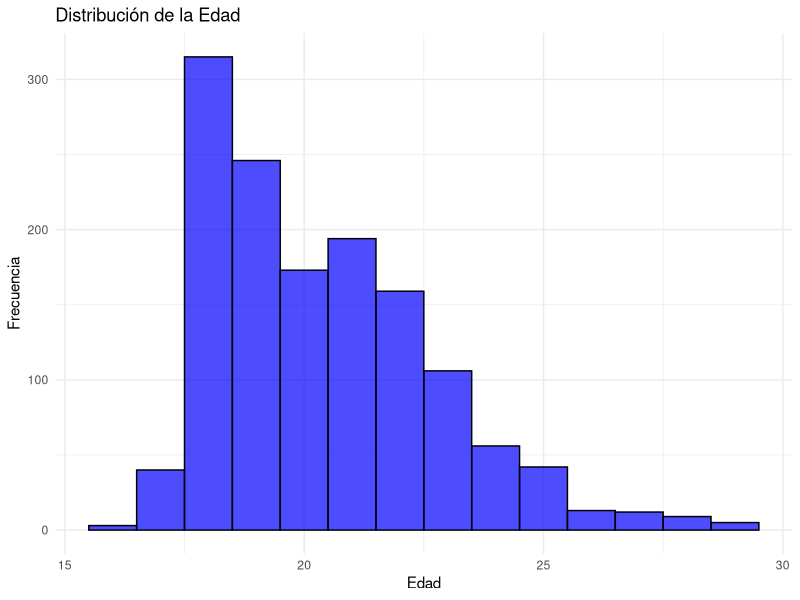
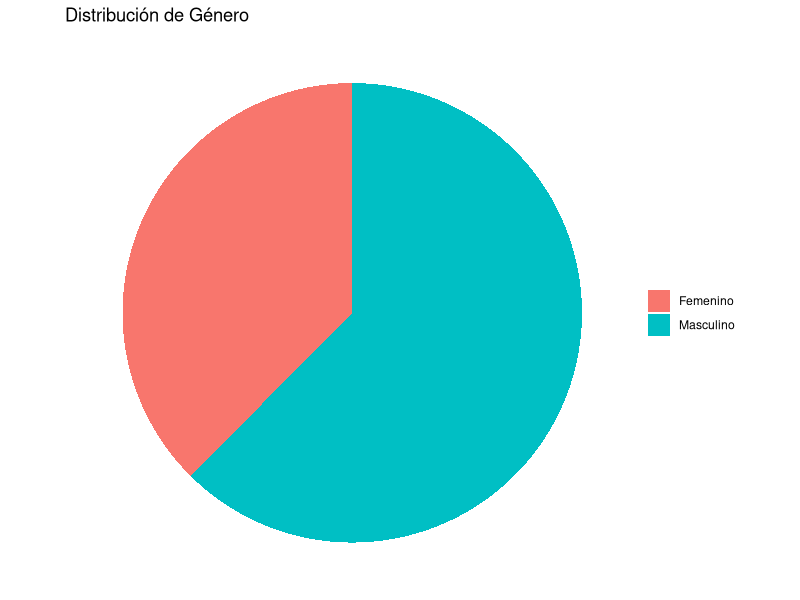
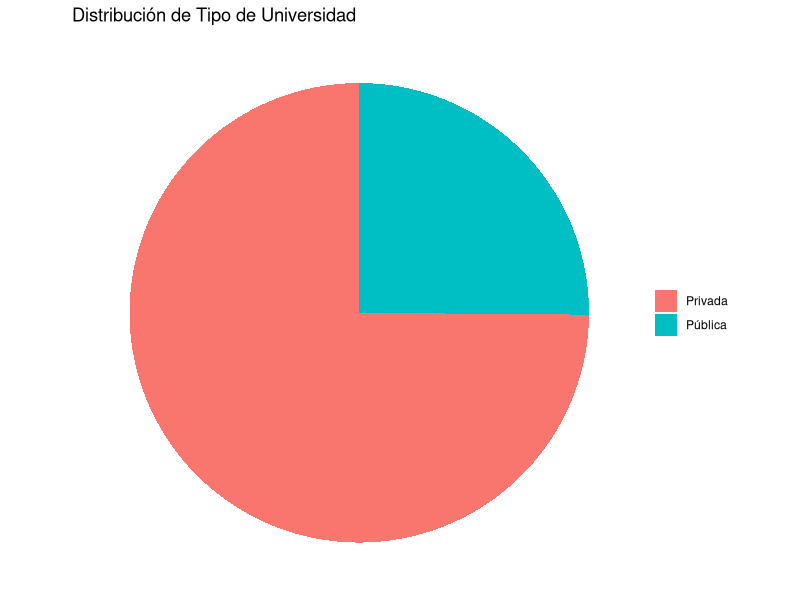
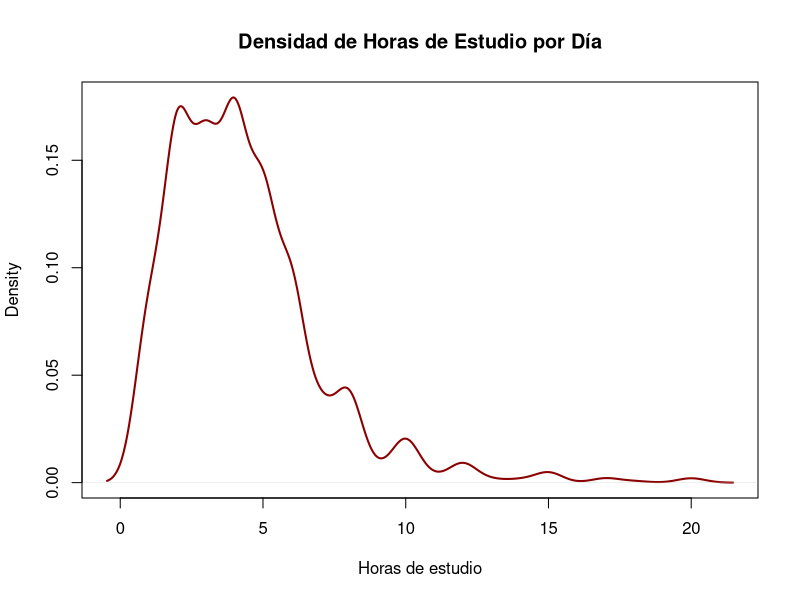
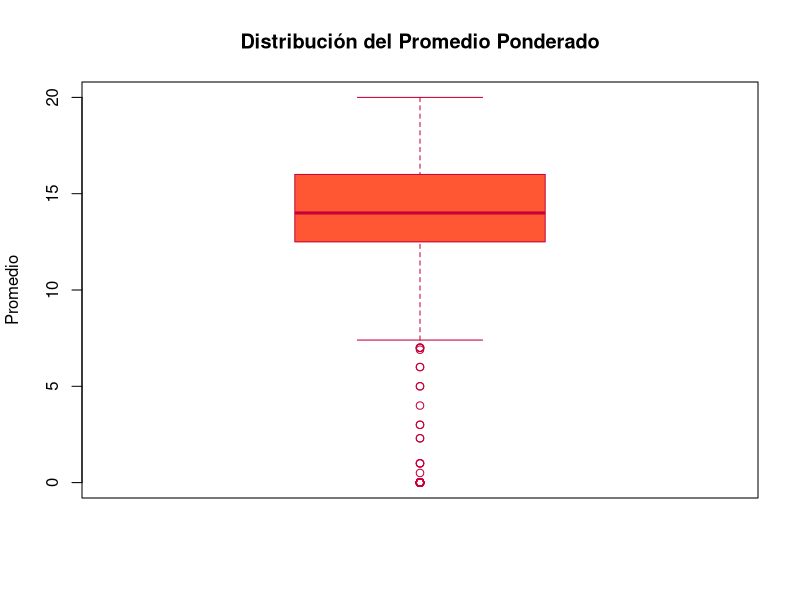
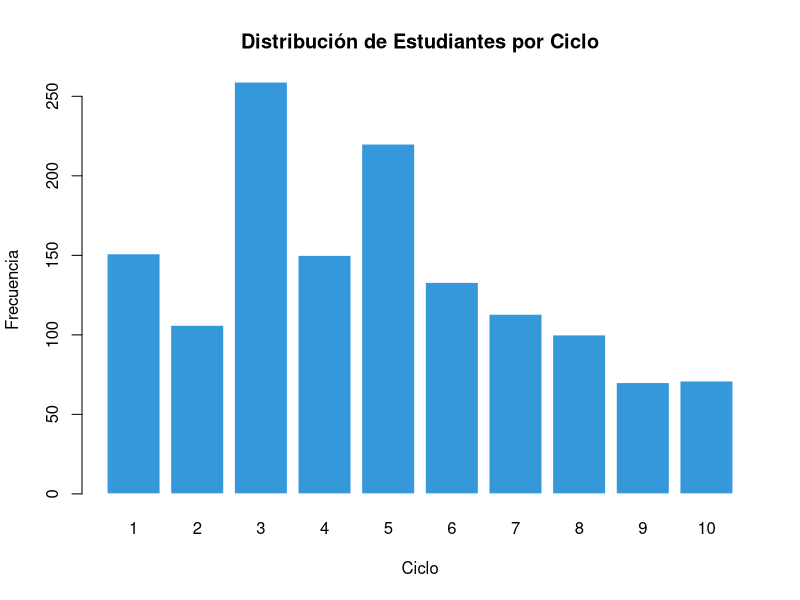
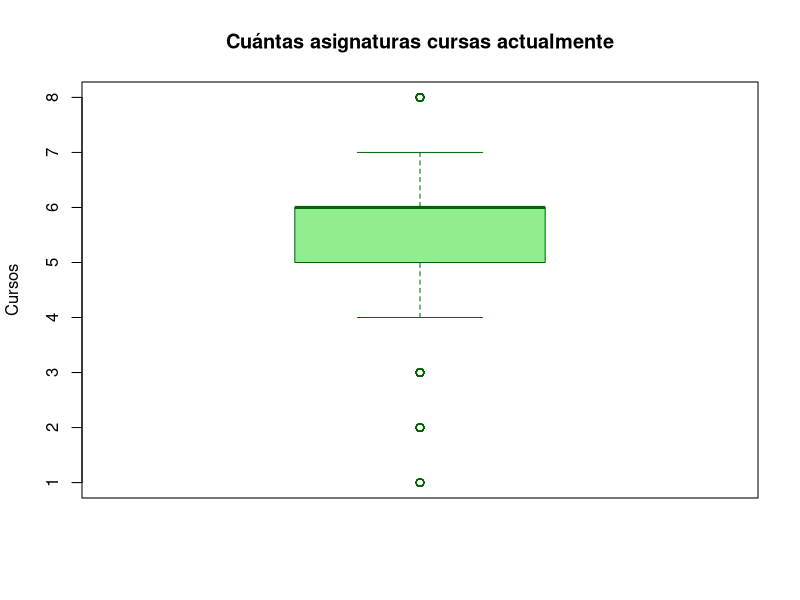
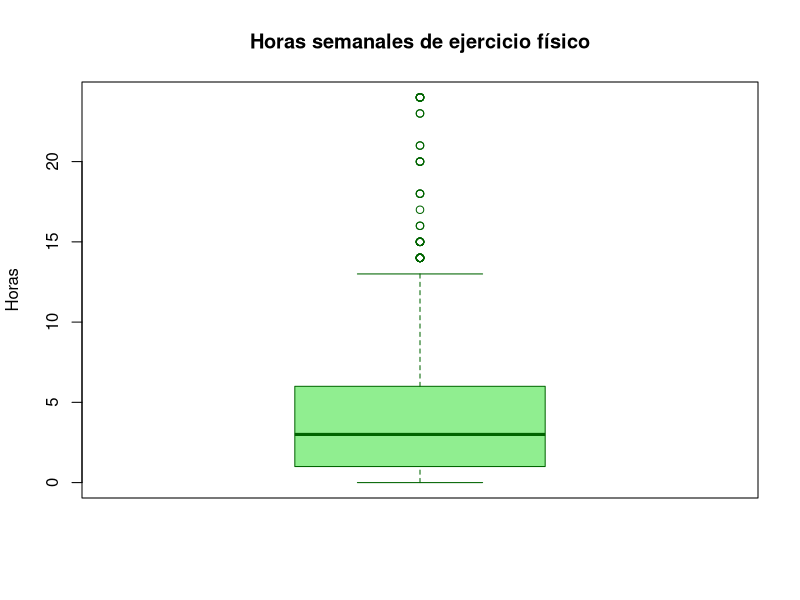

The R script that drew these images, in order:
## ---- chunk 1
library(readr)
library(ggplot2)
## ---- chunk 2
DF_1 <- read_csv("Estudiantes.csv", col_types = cols(.default = "c"))
DF_2 <- DF_1  # Backup
## ---- chunk 3
DF_1 <- DF_1[, colSums(is.na(DF_1)) < nrow(DF_1)]
DF_1 <- DF_1[, colMeans(is.na(DF_1)) < 0.5]
DF_1 <- DF_1[rowSums(is.na(DF_1)) != ncol(DF_1), ]
DF_1 <- DF_1[!duplicated(DF_1), ]
DF_1 <- DF_1[, -(1:3)]
## ---- chunk 4
DF_1[[1]] <- as.integer(DF_1[[1]])
DF_1 <- DF_1[DF_1[[1]] >= 16 & DF_1[[1]] <= 29, ]
names(DF_1)[1] <- "edad"

# Histograma
ggplot(DF_1, aes(x = edad)) +
  geom_histogram(binwidth = 1, fill = "blue", color = "black", alpha = 0.7) +
  labs(title = "Distribución de la Edad", x = "Edad", y = "Frecuencia") +
  theme_minimal()
## ---- chunk 5
library(ggplot2)

# Filtrar los datos para que solo incluyan "Masculino" y "Femenino"
DF_1 <- DF_1[DF_1[[2]] %in% c("Masculino", "Femenino"), ]
names(DF_1)[2] <- "sexo"

# Crear gráfico de torta
ggplot(DF_1, aes(x = "", fill = sexo)) +
  geom_bar(width = 1, stat = "count") +
  coord_polar("y") +
  labs(title = "Distribución de Género") +
  theme_void() +
  theme(legend.title = element_blank())  # Opcional, para quitar el título de la leyenda

## ---- chunk 6

# Filtrar los datos para que solo incluyan "Privada" y "Pública"
DF_1 <- DF_1[DF_1[[3]] %in% c("Privada", "Pública"), ]
names(DF_1)[3] <- "tipo_universidad"

# Crear gráfico de torta para "tipo_universidad"
ggplot(DF_1, aes(x = "", fill = tipo_universidad)) +
  geom_bar(width = 1, stat = "count") +
  coord_polar("y") +
  labs(title = "Distribución de Tipo de Universidad") +
  theme_void() +
  theme(legend.title = element_blank())  # Opcional, para quitar el título de la leyenda

## ---- chunk 7
# Suprimir salidas intermedias
invisible(table(DF_1[[4]], useNA = "ifany"))
invisible(unique(DF_1[[4]][!grepl("^\\d+$", DF_1[[4]])]))

# Limpieza y conversión
DF_1[[4]] <- as.character(DF_1[[4]])
DF_1[[4]][!grepl("^\\d+$", DF_1[[4]])] <- NA
DF_1[[4]] <- as.integer(DF_1[[4]])
DF_1[[4]][DF_1[[4]] > 20] <- NA
names(DF_1)[4] <- "prom_estudio_dia"

# Solo el gráfico como salida
plot(density(DF_1$prom_estudio_dia, na.rm = TRUE),
     main = "Densidad de Horas de Estudio por Día",
     xlab = "Horas de estudio", col = "darkred", lwd = 2)



## ---- chunk 8
# Suprimir advertencias y salidas no deseadas
DF_1[[6]] <- as.character(DF_1[[6]])
DF_1[[6]][!grepl("^\\d+(\\.\\d+)?$", DF_1[[6]])] <- NA
DF_1[[6]] <- round(as.double(DF_1[[6]]), 2)
names(DF_1)[6] <- "prom_ciclo_pasado"

# Solo mostrar el gráfico
boxplot(DF_1$prom_ciclo_pasado,
        main = "Distribución del Promedio Ponderado",
        ylab = "Promedio",
        col = "#FF5733",
        border = "#C70039")

## ---- chunk 9
DF_1[[7]] <- as.numeric(as.character(DF_1[[7]]))
DF_1[[7]] <- round(DF_1[[7]])
DF_1[[7]] <- as.integer(DF_1[[7]])
DF_1 <- DF_1[DF_1[[7]] %in% 1:10, ]
names(DF_1)[7] <- "ciclo"
barplot(table(DF_1$ciclo),
        main = "Distribución de Estudiantes por Ciclo",
        xlab = "Ciclo",
        ylab = "Frecuencia",
        col = "#3498DB",
        border = "white")

## ---- chunk 10
# Definimos los rangos válidos
rangos_validos <- c("0 horas (no lo uso)", "Entre 1-3 horas", "Entre 3-6 horas", "Entre 6-9 horas", "Entre 9-12 horas")

# Whatsapp
DF_1[[5]][!DF_1[[5]] %in% rangos_validos] <- NA
names(DF_1)[5] <- "prom_dia_whatsapp"

# Instagram
DF_1[[26]][!DF_1[[26]] %in% rangos_validos] <- NA
names(DF_1)[26] <- "prom_dia_instagram"

# TikTok
DF_1[[27]][!DF_1[[27]] %in% rangos_validos] <- NA
names(DF_1)[27] <- "prom_dia_tiktok"

# LinkedIn
DF_1[[28]][!DF_1[[28]] %in% rangos_validos] <- NA
names(DF_1)[28] <- "prom_dia_linkedin"

# X
DF_1[[29]][!DF_1[[29]] %in% rangos_validos] <- NA
names(DF_1)[29] <- "prom_dia_x"


## ---- chunk 11
DF_1[[8]] <- as.integer(DF_1[[8]])
boxplot(DF_1[[8]],
        main = "Cuántas asignaturas cursas actualmente",
        ylab = "Cursos",
        col = "lightgreen",
        border = "darkgreen")
names(DF_1)[8] <- "total_cursos_actuales"

## ---- chunk 12
DF_1[!(DF_1[[9]] %in% c("Arte", "Deportes", "Música", "Voluntariado", "Club Académico", "No participo en ninguna")), ]
## ---- chunk 13
names(DF_1)[9] <- "actividad_extracurricular_actual"

## ---- chunk 14
DF_1[[10]] <- as.integer(DF_1[[10]])
## ---- chunk 15
boxplot(DF_1[[10]],
        main = "Horas semanales de ejercicio físico",
        ylab = "Horas",
        col = "lightgreen",
        border = "darkgreen")
names(DF_1)[10] <- "horas_ejercicio_semanal"

## ---- chunk 16
DF_1[[11]] <- as.integer(DF_1[[11]])
## ---- chunk 17
boxplot(DF_1[[11]],
        main = "Cuántas horas duermes aproximadamente por noche",
        ylab = "Horas",
        col = "lightgreen",
        border = "darkgreen")
names(DF_1)[11] <- "horas_sueño_xnoche"

## ---- chunk 18
DF_1[!(DF_1[[12]] %in% c("Whatsapp", "Instagram", "Tiktok", "Facebook / meta", 
                        "X (Twitter)", "Linkedin", "Telegram", "Discord", "Otro")), ]
## ---- chunk 19
names(DF_1)[12] <- "red_mas_usada"

## ---- chunk 20
DF_1[[13]] <- as.integer(DF_1[[13]])
## ---- chunk 21
boxplot(DF_1[[13]],
        main = "Boxplot del tiempo sin revisar redes sociales",
        ylab = "Horas",
        col = "skyblue",        
        border = "navy",        
        boxcol = "darkblue",    
        whiskcol = "gray40",    
        staplecol = "gray40",   
        medcol = "red") 
names(DF_1)[13] <- "tiempo_max_sin_redes_dia"

## ---- chunk 22
DF_1[[14]] <- as.integer(DF_1[[14]])
## ---- chunk 23
DF_1[DF_1[[14]] > 100, ]
DF_1[[14]][DF_1[[14]] > 100] <- NA
## ---- chunk 24
boxplot(DF_1[[14]],
        main = "Cuántas veces al día aproximadamente revisas tu teléfono por notificaciones de redes sociales mientras estudias",
        ylab = "Veces por día",
        col = "skyblue",      
        border = "steelblue", 
        boxcol = "blue4",    
        whiskcol = "gray40",  
        staplecol = "gray40", 
        medcol = "red")       
## ---- chunk 25
names(DF_1)[14] <- "notificaciones_estudio_diario"

## ---- chunk 26
DF_1[[15]] <- as.integer(DF_1[[15]])
## ---- chunk 27
boxplot(DF_1[[15]],
        main = "Cuántos días a la semana sueles usar redes sociales antes de dormir",
        ylab = "dias",
        col = "skyblue",      
        border = "steelblue", 
        boxcol = "blue4",    
        whiskcol = "gray40",  
        staplecol = "gray40", 
        medcol = "red")
## ---- chunk 28
names(DF_1)[15] <- "dias_redes_antes_de_dormir"

## ---- chunk 29
DF_1[!DF_1[[16]] %in% c("Entretenimiento (ver videos, seguir deportes, escuchar música)", 
                          "Información (noticias , actualidad)", 
                          "Educación (contenido académico)", 
                          "Socializar"), ]
## ---- chunk 30
DF_1[[16]][!DF_1[[16]] %in% c("Entretenimiento (ver videos, seguir deportes, escuchar música)", 
                               "Información (noticias , actualidad)", 
                               "Educación (contenido académico)", 
                               "Socializar")] <- NA

## ---- chunk 31
names(DF_1)[16] <- "tipo_contenido_redes_sociales"

## ---- chunk 32
DF_1[[17]] <- as.integer(DF_1[[17]])
## ---- chunk 33
boxplot(DF_1[[17]],
        main = "Que tan satisfecho estás con tu interacción social presencial con amigos o compañeros en tu centro de estudio y/o trabajo",
        ylab = "satisfaccion",
        col = "skyblue",      
        border = "steelblue", 
        boxcol = "blue4",    
        whiskcol = "gray40",  
        staplecol = "gray40", 
        medcol = "red")
## ---- chunk 34
names(DF_1)[17] <- "satisfaccion_interaccion_social_presencial"

## ---- chunk 35
DF_1[[18]] <- as.integer(DF_1[[18]])
## ---- chunk 36
boxplot(DF_1[[18]],
       main = "Consideras que el uso de redes sociales afecta tu capacidad de concentración y rendimiento académico",
        ylab = "nivel",
         col = "skyblue",      
        border = "steelblue", 
        boxcol = "blue4",    
        whiskcol = "gray40",  
        staplecol = "gray40", 
        medcol = "red")
## ---- chunk 37
names(DF_1)[18] <- "afecta_concentracion_rendimiento"

## ---- chunk 38
DF_1[!DF_1[[19]] %in% c("Motiva", "Desmotiva", "No tiene efecto"), ]
## ---- chunk 39
DF_1[[19]][!DF_1[[19]] %in% c("Motiva", "Desmotiva", "No tiene efecto")] <- NA
## ---- chunk 40
names(DF_1)[19] <- "impacto_redes_actividades_extracurriculares"

## ---- chunk 41
DF_1[[20]] <- as.integer(DF_1[[20]])
## ---- chunk 42
boxplot(DF_1[[20]],
        main = "Qué tanto sientes que el uso excesivo de redes sociales puede afectar tu salud mental ?(autoestima , etc)",
        ylab = "nivel",
         col = "skyblue",      
        border = "steelblue", 
        boxcol = "blue4",    
        whiskcol = "gray40",  
        staplecol = "gray40", 
        medcol = "red")
## ---- chunk 43
names(DF_1)[20] <- "impacto_redes_salud_mental"

## ---- chunk 44
DF_1[!DF_1[[21]] %in% c("Mañana (6am-11:59 am)", "Tarde (12 pm - 6pm)", "Noche(6pm-12 am)", "Madrugada (12am-6am)"), ]
## ---- chunk 45
DF_1[[21]][!DF_1[[21]] %in% c("Mañana (6am-11:59 am)", "Tarde (12 pm - 6pm)", "Noche(6pm-12 am)", "Madrugada (12am-6am)")] <- NA
## ---- chunk 46
names(DF_1)[21] <- "momento_uso_redes_sociales"

## ---- chunk 47
DF_1[!DF_1[[22]] %in% c("Sí", "No"), ]
## ---- chunk 48
names(DF_1)[22] <- "uso_redes_academicas"

## ---- chunk 49
DF_1[[23]] <- as.integer(DF_1[[23]])
## ---- chunk 50
boxplot(DF_1[[23]],
        main = "Qué tan satisfecho(a) estás con tu rendimiento académico actual",
        ylab = "nivel",
         col = "skyblue",      
        border = "steelblue", 
        boxcol = "blue4",    
        whiskcol = "gray40",  
        staplecol = "gray40", 
        medcol = "red")
## ---- chunk 51
names(DF_1)[23] <- "satisfaccion_rendimiento_academico"

## ---- chunk 52
DF_1[[24]] <- as.integer(DF_1[[24]])
## ---- chunk 53
DF_1[DF_1[[24]] > 100, ]
DF_1[[24]][DF_1[[24]] > 100] <- NA
## ---- chunk 54
boxplot(DF_1[[24]],
        main = "Con cuántos de los amigos que conociste a través de redes sociales interactúas también en persona",
         ylab = "nivel",
         col = "skyblue",      
        border = "steelblue", 
        boxcol = "blue4",    
        whiskcol = "gray40",  
        staplecol = "gray40", 
        medcol = "red")
## ---- chunk 55
names(DF_1)[24] <- "interaccion_persona_amigos_redes"

## ---- chunk 56
DF_1[[25]] <- as.integer(DF_1[[25]])
## ---- chunk 57
head(DF_1[[25]], 10)
## ---- chunk 58
boxplot(DF_1[[25]],
        main = "Con qué frecuencia descubres actividades extracurriculares a través de redes sociales",
        ylab = "frecuencia",
         col = "skyblue",      
        border = "steelblue", 
        boxcol = "blue4",    
        whiskcol = "gray40",  
        staplecol = "gray40", 
        medcol = "red")
## ---- chunk 59
names(DF_1)[25] <- "frecuencia_descubrimiento_actividades_redes"

## ---- chunk 60
# Resumen descriptivo de todo el dataframe
summary(DF_1)



## ---- chunk 61
str(DF_1)
